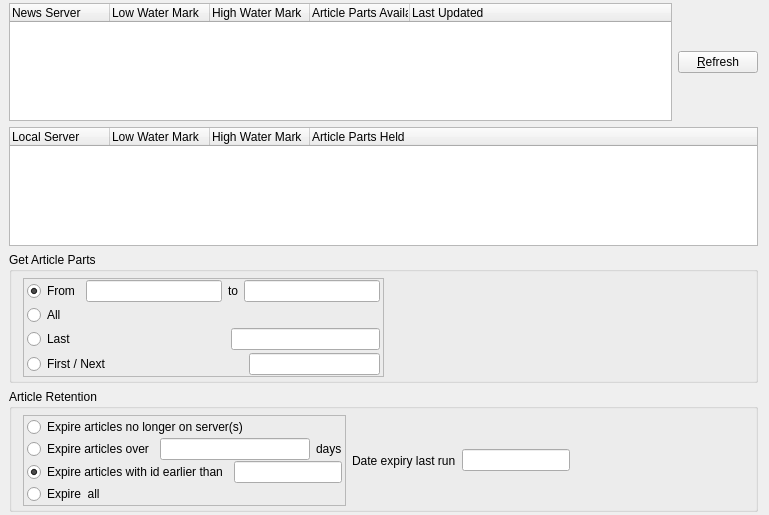
<?xml version="1.0" encoding="UTF-8"?>
<ui version="4.0">
 <class>NewsGroupDetail</class>
 <widget class="QWidget" name="NewsGroupDetail">
  <property name="geometry">
   <rect>
    <x>0</x>
    <y>0</y>
    <width>769</width>
    <height>515</height>
   </rect>
  </property>
  <property name="windowTitle">
   <string>NewsGroupDetail</string>
  </property>
  <layout class="QVBoxLayout" name="verticalLayout_3">
   <property name="spacing">
    <number>6</number>
   </property>
   <property name="leftMargin">
    <number>9</number>
   </property>
   <property name="topMargin">
    <number>3</number>
   </property>
   <property name="bottomMargin">
    <number>3</number>
   </property>
   <item>
    <layout class="QHBoxLayout" name="horizontalLayout">
     <item>
      <widget class="QTreeWidget" name="m_serverList">
       <property name="rootIsDecorated">
        <bool>false</bool>
       </property>
       <column>
        <property name="text">
         <string>News Server</string>
        </property>
       </column>
       <column>
        <property name="text">
         <string>Low Water Mark</string>
        </property>
       </column>
       <column>
        <property name="text">
         <string>High Water Mark</string>
        </property>
       </column>
       <column>
        <property name="text">
         <string>Article Parts Available</string>
        </property>
       </column>
       <column>
        <property name="text">
         <string>Last Updated</string>
        </property>
       </column>
      </widget>
     </item>
     <item>
      <widget class="QPushButton" name="refreshServersButton">
       <property name="text">
        <string>&amp;Refresh</string>
       </property>
       <property name="icon">
        <iconset resource="quban.qrc">
         <normaloff>:/quban/images/fatCow/Update.png</normaloff>:/quban/images/fatCow/Update.png</iconset>
       </property>
       <property name="iconSize">
        <size>
         <width>16</width>
         <height>16</height>
        </size>
       </property>
      </widget>
     </item>
    </layout>
   </item>
   <item>
    <widget class="QTreeWidget" name="m_localServer">
     <property name="sizePolicy">
      <sizepolicy hsizetype="Expanding" vsizetype="Expanding">
       <horstretch>0</horstretch>
       <verstretch>0</verstretch>
      </sizepolicy>
     </property>
     <property name="baseSize">
      <size>
       <width>0</width>
       <height>20</height>
      </size>
     </property>
     <property name="rootIsDecorated">
      <bool>false</bool>
     </property>
     <column>
      <property name="text">
       <string>Local Server</string>
      </property>
     </column>
     <column>
      <property name="text">
       <string>Low Water Mark</string>
      </property>
     </column>
     <column>
      <property name="text">
       <string>High Water Mark</string>
      </property>
     </column>
     <column>
      <property name="text">
       <string>Article Parts Held</string>
      </property>
     </column>
    </widget>
   </item>
   <item>
    <widget class="QGroupBox" name="getPartsGroupBox">
     <property name="title">
      <string>Get Article Parts</string>
     </property>
     <layout class="QHBoxLayout" name="horizontalLayout_6">
      <property name="topMargin">
       <number>6</number>
      </property>
      <property name="bottomMargin">
       <number>3</number>
      </property>
      <item>
       <widget class="QFrame" name="frame">
        <property name="frameShape">
         <enum>QFrame::StyledPanel</enum>
        </property>
        <property name="frameShadow">
         <enum>QFrame::Raised</enum>
        </property>
        <layout class="QVBoxLayout" name="verticalLayout_2">
         <property name="spacing">
          <number>1</number>
         </property>
         <property name="leftMargin">
          <number>3</number>
         </property>
         <property name="topMargin">
          <number>1</number>
         </property>
         <property name="rightMargin">
          <number>3</number>
         </property>
         <property name="bottomMargin">
          <number>1</number>
         </property>
         <item>
          <layout class="QVBoxLayout" name="verticalLayout">
           <property name="spacing">
            <number>3</number>
           </property>
           <item>
            <layout class="QHBoxLayout" name="horizontalLayout_3">
             <item>
              <widget class="QRadioButton" name="getFromButton">
               <property name="text">
                <string>From</string>
               </property>
               <property name="checked">
                <bool>true</bool>
               </property>
              </widget>
             </item>
             <item>
              <widget class="QLineEdit" name="getFromVal"/>
             </item>
             <item>
              <widget class="QLabel" name="toLabel">
               <property name="text">
                <string>to</string>
               </property>
              </widget>
             </item>
             <item>
              <widget class="QLineEdit" name="getToVal"/>
             </item>
            </layout>
           </item>
           <item>
            <widget class="QRadioButton" name="getAllButton">
             <property name="text">
              <string>All</string>
             </property>
            </widget>
           </item>
           <item>
            <layout class="QHBoxLayout" name="horizontalLayout_4">
             <item>
              <widget class="QRadioButton" name="getLastButton">
               <property name="text">
                <string>Last</string>
               </property>
              </widget>
             </item>
             <item>
              <spacer name="horizontalSpacer">
               <property name="orientation">
                <enum>Qt::Horizontal</enum>
               </property>
               <property name="sizeHint" stdset="0">
                <size>
                 <width>40</width>
                 <height>20</height>
                </size>
               </property>
              </spacer>
             </item>
             <item>
              <widget class="QLineEdit" name="getLastVal"/>
             </item>
            </layout>
           </item>
           <item>
            <layout class="QHBoxLayout" name="horizontalLayout_5">
             <item>
              <widget class="QRadioButton" name="getNextButton">
               <property name="text">
                <string>First / Next</string>
               </property>
              </widget>
             </item>
             <item>
              <spacer name="horizontalSpacer_2">
               <property name="orientation">
                <enum>Qt::Horizontal</enum>
               </property>
               <property name="sizeHint" stdset="0">
                <size>
                 <width>40</width>
                 <height>20</height>
                </size>
               </property>
              </spacer>
             </item>
             <item>
              <widget class="QLineEdit" name="getNextVal"/>
             </item>
            </layout>
           </item>
          </layout>
         </item>
        </layout>
       </widget>
      </item>
      <item>
       <spacer name="horizontalSpacer_3">
        <property name="orientation">
         <enum>Qt::Horizontal</enum>
        </property>
        <property name="sizeHint" stdset="0">
         <size>
          <width>40</width>
          <height>20</height>
         </size>
        </property>
       </spacer>
      </item>
     </layout>
    </widget>
   </item>
   <item>
    <widget class="QGroupBox" name="expireGroupBox">
     <property name="title">
      <string>Article Retention</string>
     </property>
     <layout class="QHBoxLayout" name="horizontalLayout_2">
      <property name="topMargin">
       <number>6</number>
      </property>
      <property name="bottomMargin">
       <number>3</number>
      </property>
      <item>
       <layout class="QHBoxLayout" name="horizontalLayout_12">
        <item>
         <widget class="QFrame" name="frame_2">
          <property name="frameShape">
           <enum>QFrame::StyledPanel</enum>
          </property>
          <property name="frameShadow">
           <enum>QFrame::Raised</enum>
          </property>
          <layout class="QVBoxLayout" name="verticalLayout_4">
           <property name="spacing">
            <number>1</number>
           </property>
           <property name="leftMargin">
            <number>3</number>
           </property>
           <property name="topMargin">
            <number>1</number>
           </property>
           <property name="rightMargin">
            <number>3</number>
           </property>
           <property name="bottomMargin">
            <number>1</number>
           </property>
           <item>
            <widget class="QRadioButton" name="expireByServButton">
             <property name="text">
              <string>Expire articles no longer on server(s)</string>
             </property>
            </widget>
           </item>
           <item>
            <layout class="QHBoxLayout" name="horizontalLayout_9">
             <item>
              <widget class="QRadioButton" name="expireByDateButton">
               <property name="text">
                <string>Expire articles over</string>
               </property>
              </widget>
             </item>
             <item>
              <widget class="QLineEdit" name="expireDaysVal"/>
             </item>
             <item>
              <widget class="QLabel" name="expireDaysLabel">
               <property name="text">
                <string>days</string>
               </property>
              </widget>
             </item>
            </layout>
           </item>
           <item>
            <layout class="QHBoxLayout" name="horizontalLayout_10">
             <item>
              <widget class="QRadioButton" name="expireByIdButton">
               <property name="text">
                <string>Expire articles with id earlier than</string>
               </property>
               <property name="checked">
                <bool>true</bool>
               </property>
              </widget>
             </item>
             <item>
              <widget class="QLineEdit" name="expireIdVal"/>
             </item>
            </layout>
           </item>
           <item>
            <widget class="QRadioButton" name="expireAllButton">
             <property name="text">
              <string>Expire  all</string>
             </property>
            </widget>
           </item>
          </layout>
         </widget>
        </item>
        <item>
         <layout class="QHBoxLayout" name="horizontalLayout_11">
          <item>
           <widget class="QLabel" name="expiryDate">
            <property name="text">
             <string>Date expiry last run</string>
            </property>
           </widget>
          </item>
          <item>
           <widget class="QLineEdit" name="lastExpiryDate">
            <property name="maxLength">
             <number>11</number>
            </property>
           </widget>
          </item>
         </layout>
        </item>
        <item>
         <spacer name="horizontalSpacer_4">
          <property name="orientation">
           <enum>Qt::Horizontal</enum>
          </property>
          <property name="sizeHint" stdset="0">
           <size>
            <width>40</width>
            <height>20</height>
           </size>
          </property>
         </spacer>
        </item>
       </layout>
      </item>
     </layout>
    </widget>
   </item>
  </layout>
 </widget>
 <layoutdefault spacing="6" margin="11"/>
 <resources>
  <include location="quban.qrc"/>
 </resources>
 <connections/>
</ui>
